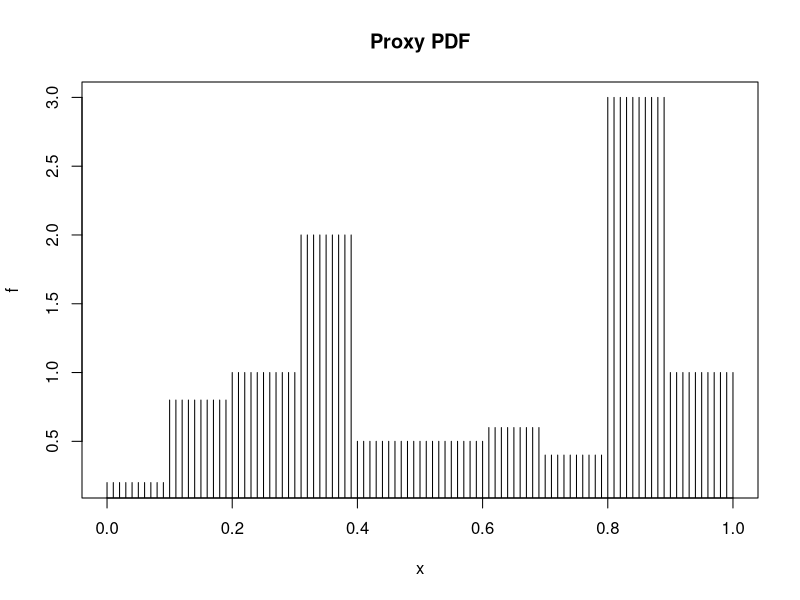
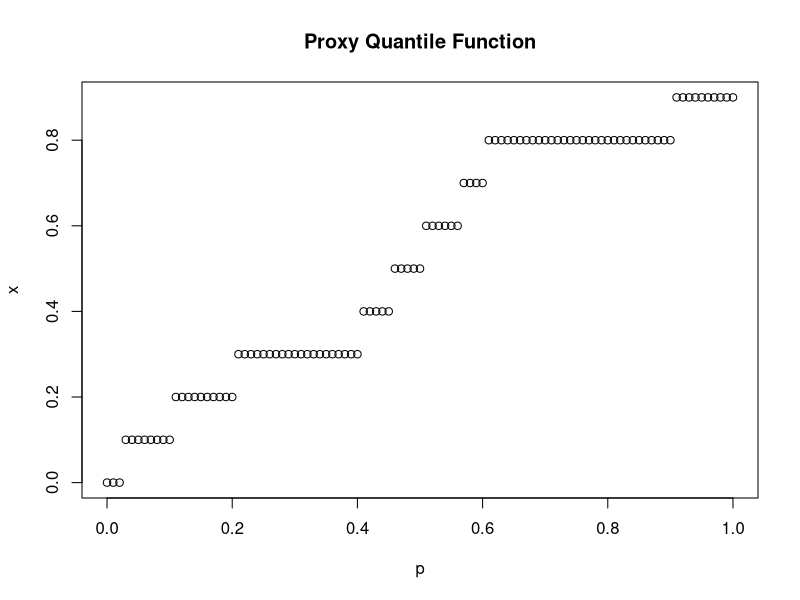

The R script that drew these images, in order: (Note: this script raises an error after producing the figures.)
## ---- chunk 1
knitr::opts_chunk$set(warning = FALSE, message = FALSE) 
## ---- chunk 2
## Constraint
## p << n << d
p_vec <- c(5, 25, 100)
n_vec <- c(40, 200, 1000)
d_vec <- c(125, 550, 5000)
M       <- 1000 # Number of simulations

for (s in 1:3){
  p       <- p_vec[s] # Size of projection
  n       <- n_vec[s] # Stream size
  d       <- d_vec[s] # Alphabet length
  ## Although you have asked us to compute the value of p starting from epsilon we do the reverse operation in order to have an integer (well defined) number.
  epsilon <- 1/sqrt(p)
  pr <- 1 - exp(-epsilon^2 * p)
  
  # Algorithm doesn't see them but...I'm God and I can
  D_n = sample(1:d, size = n, replace = TRUE) # Input stream
  # Frequency vector and its update
  X = rep(0, d) 
  for (i in 1:n){
    X[D_n[i]] = X[D_n[i]] + 1
  }
  X_norm = sqrt(sum(X^2)) # Norm of X
  
  cnt <- 0
  
  # Simulations cycle
  beg <- Sys.time()
  for (i in 1:M){
    # Create a random L
    L <- matrix(rnorm(p*d, mean = 0, sd = 1/sqrt(p)),
                  nrow = p,
                  ncol = d, 
                  byrow = T)
    
    #Initialize Y
    Y = rep(0, p)
    
    ## Cycle
    for (i_k in 1:n){
      ## Received packet
      j = D_n[i_k]
      Y = Y + L[,j]
    }
    
    Y_norm = sqrt(sum(Y^2))
    ## We updated cnt if the condition on the left side of the JL lemma is verified.
    cnt = cnt + as.integer(((1 - epsilon) * X_norm <= Y_norm) && (Y_norm <= (1 + epsilon) * X_norm))
  }

  ## Print
  cat('Values: p = ', p,
      'n =', n, 
      'd =', d,
      'epsilon =', epsilon, "\n", sep = " ")
  ## Print True if the JL lemma is verified.
  print(cnt / M >= pr)
  fin <- Sys.time() - beg
  print(fin)
}
## ---- chunk 3
M       <- 1000 # Number of simulations
p       <- 10 # Size of projection
n       <- 100 # Stream size
d       <- 1000 # Alphabet length
epsilon <- 1/sqrt(p)
pr <- 1 - exp(-epsilon^2 * p)

# Algorithm doesn't see them but...I'm God and I can
D_n = sample(1:d, size = n, replace = TRUE) # Input stream
X = rep(0, d) # Frequency vector and its update
for (i in 1:n){
  X[D_n[i]] = X[D_n[i]] + 1
}
X_norm = sqrt(sum(X^2)) # Norm of X

cnt <- 0

# Simulations cycle
for (i in 1:M){
  #Initialize Y
  Y = rep(0, p)
  
  ## Cycle
  for (i_k in 1:n){
    L = rnorm(p, mean = 0, sd = 1/sqrt(p))
    j = D_n[i_k]
    Y = Y + L
  }
  
  Y_norm = sqrt(sum(Y^2))
  cnt = cnt + as.integer(((1 - epsilon) * X_norm <= Y_norm) && (Y_norm <= (1 + epsilon) * X_norm))
}

cnt / M >= pr
## ---- chunk 4
## Approximating density
proxy_dens <- function(x, pi_greco, h){
  ## Number of bins
  N <- ceiling(1/h)

    ## Cycle
    for (j in 0:N-1){
      if ((x >= h*j) & (x < h*(j+1))){
        f <- pi_greco[j+1]/h
        return(f)
      }else{
        if (x == 1){
          l_pi <- length(pi_greco)
          f <- pi_greco[l_pi] / h
          return(f)}}}}
## ---- chunk 5
## Test
## Sequence of x
x <-seq(0, 1, 0.01)
h        <- 0.1
pi_greco <- c(0.02, 0.08, 0.1, 0.2, 0.05,
              0.05, 0.06, 0.04, 0.3, 0.1)

## Check pi_greco
print(sum(pi_greco))
print(pi_greco > 0)

## Apply function
f_hat <- sapply(x, function(x) proxy_dens(x, pi_greco, h))

## Result
f_hat

## Plot
plot(x, f_hat,
     type = 'h',
     main = 'Proxy PDF',
     xlab = 'x',
     ylab = 'f') 
## ---- chunk 6
## Quantile Function
proxy_quant <- function(p, pi_greco, h){
  ## Number of bins
  N <- ceiling(1/h)
  ## CDF
  cdf <- cumsum(pi_greco) 
  
  ## Cumsum of the length of the bins 
  new_h <- cumsum(rep(h, N))
  
  ## Cycle
  if (pi_greco[1] >= p){       
    return(0)
  }else{
    for (j in 1:(N-1)){
      if((cdf[j] < p) && (cdf[j+1] >= p)){
        return(new_h[j])}}}}
## ---- chunk 7
## Test
q = sapply(x, function(x) proxy_quant(x, pi_greco, h))
plot(x, q,
     type = 'p',
     main = 'Proxy Quantile Function',
     xlab = 'p',
     ylab = 'x')
## ---- chunk 8
## Implementation
pi_greco <- function(h, a, b){
  
  N <- ceiling(1/h)

  bins <- c(0, cumsum(rep(h, N)))
  
  pi_vec <- rep(0, N)
  for (i in 1:N) {
    pi_vec[i] <- pbeta(bins[i+1], a, b) - pbeta(bins[i], a, b)
  }
  return(pi_vec)
}
## ---- chunk 9
## Check
## Quantile Beta
qbeta(pi_greco(h, 2, 2),2, 2)

## Check
qbeta(p = 0.3, 2, 2) - proxy_quant(h = 0.001, 0.3,
                                   pi_greco(h = 0.001, 2, 2))
qbeta(p = 0.5, 5, 2) - - proxy_quant(h = 0.01, 0.5,
                                   pi_greco(h = 0.01, 5, 2))
qbeta(p = 0.7, 2, 3) - proxy_quant(h = 0.1, 0.7,
                                   pi_greco(h = 0.1, 2, 3))
## ---- chunk 10
## Check 
abs(qbeta(p = 0.3, 2, 2) - proxy_quant(h = 0.001, 0.3,
                                       pi_greco(h = 0.001,
                                                2, 2)))

## Distance
wass_dist <- function(h, a ,b) {
  
  diff <- function(x, h, a, b) abs(qbeta(p = x ,a,b) - proxy_quant(h = h, x, pi_greco(h = h, a,b)))
  
  dist <- integrate(diff, 0,1, a = a, b = b, h = h)
  return(dist)
}
## ---- chunk 11
## Largest Binwidth
largest_h <- function(h_vec, a, b, epsilon){
  ws_dist <- rep(0, length(h_vec))
  
  for (i in 1:length(h_vec)){
    ws_dist[i] <- wass_dist(h_vec[i],a, b)$value
  }
  idx <- which(ws_dist <= epsilon)
  return(max(h_vec[idx]))
}
## ---- chunk 12
## Check
h_vec <- c(0.01, 0.02, 0.03, 0.04,
           0.05, 0.06, 0.07, 0.08, 0.09)
epsilon <- c(0.01, 0.02, 0.03, 0.04,
             0.002, 0.003,0.004, 0.005)
l_epsilon <- length(epsilon) 
h_large <- rep(0, l_epsilon)

for(j in 1:l_epsilon){
  h_large[j] <- largest_h(h_vec, 2, 2, epsilon[j])
}

# Plot
plot(epsilon, h_large,
     type = 'b',
     main = "Largest binwidth(in function of epsilon)",
     xlab = "epsilon",
     ylab = "h")
